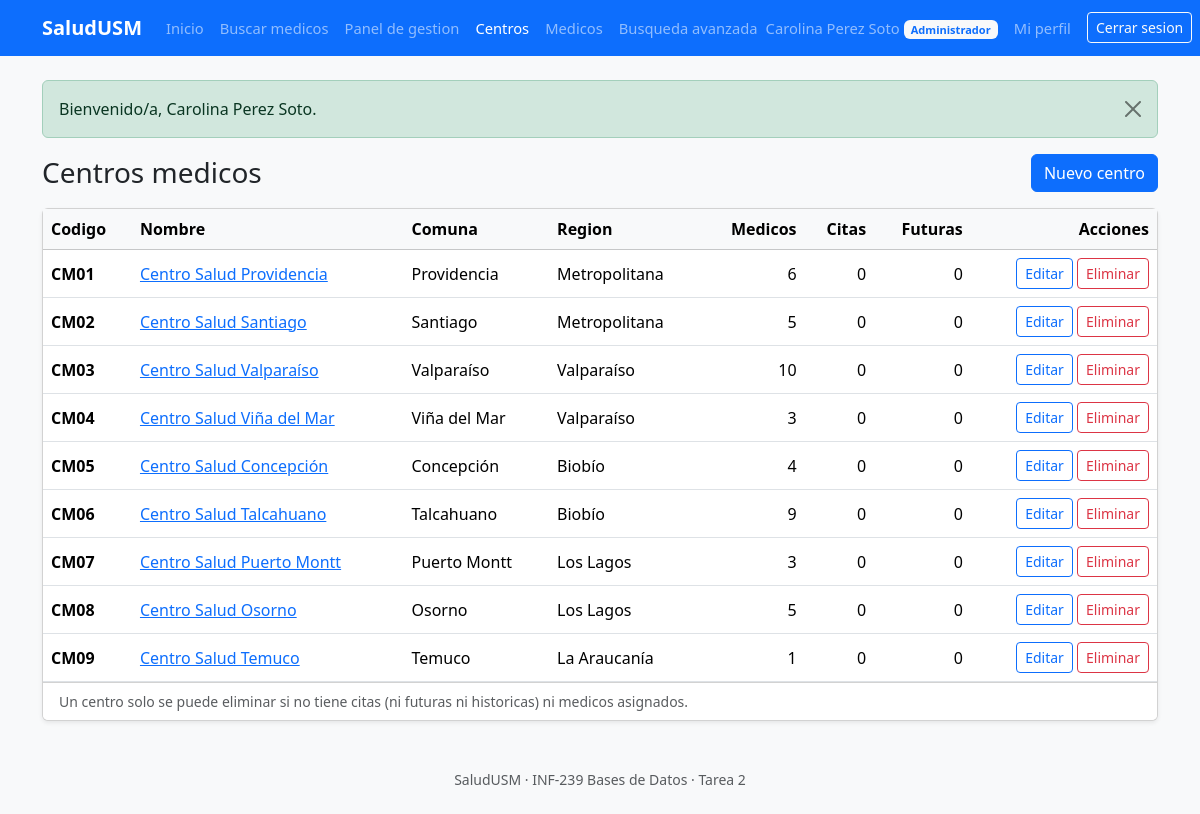
The page /PHP/admin/centros.php (signed in) on the database its author committed.
### tables this page shows
CREATE TABLE Centro (
    idCentro     INT          NOT NULL AUTO_INCREMENT,
    codigoCentro VARCHAR(10)  NOT NULL,
    nombreCentro VARCHAR(100) NOT NULL,
    idComuna     INT          NOT NULL,
    CONSTRAINT pk_centro        PRIMARY KEY (idCentro),
    CONSTRAINT uq_centro_codigo UNIQUE (codigoCentro),
    CONSTRAINT fk_centro_comuna FOREIGN KEY (idComuna) REFERENCES Comuna (idComuna)
        ON DELETE RESTRICT ON UPDATE CASCADE
);

CREATE TABLE Comuna (
    idComuna     INT         NOT NULL AUTO_INCREMENT,
    nombreComuna VARCHAR(60) NOT NULL,
    idRegion     INT         NOT NULL,
    CONSTRAINT pk_comuna        PRIMARY KEY (idComuna),
     
    CONSTRAINT uq_comuna_nombre UNIQUE (nombreComuna),
    CONSTRAINT fk_comuna_region FOREIGN KEY (idRegion) REFERENCES Region (idRegion)
        ON DELETE RESTRICT ON UPDATE CASCADE
);

CREATE TABLE Region (
    idRegion     INT         NOT NULL AUTO_INCREMENT,
    nombreRegion VARCHAR(60) NOT NULL,
    CONSTRAINT pk_region        PRIMARY KEY (idRegion),
    CONSTRAINT uq_region_nombre UNIQUE (nombreRegion)
);

### PHP/includes/helpers.php (called while the page is built, shortened)
<?php
function e(?string $texto): string
{
    return htmlspecialchars($texto ?? '', ENT_QUOTES | ENT_SUBSTITUTE, 'UTF-8');
}
function url(string $ruta = ''): string
{
    return base_url() . '/' . ltrim($ruta, '/');
}
function base_url(): string
{
    static $base = null;
    if ($base !== null) {
        return $base;
    }
    $raiz = str_replace('\\', '/', (string) realpath(APP_ROOT));
    $doc  = str_replace('\\', '/', (string) realpath($_SERVER['DOCUMENT_ROOT'] ?? ''));
    if ($doc !== '' && stripos($raiz, $doc) === 0) {
        $base = rtrim(substr($raiz, strlen($doc)), '/');
    } else {
        $base = '';
    }
    $base = implode('/', array_map('rawurlencode', explode('/', $base)));
    return $base;
}
function flash_obtener(): array
{
    $m = $_SESSION['flash'] ?? [];
    return $m;
}

### PHP/includes/auth.php (called while the page is built, shortened)
<?php
function usuario(): ?array
{
    return [
        'rut'    => $_SESSION['rut'],
        'nombre' => $_SESSION['nombre'],
        'roles'  => $_SESSION['roles'],
        'rol'    => $_SESSION['rol'],
    ];
}
function inicio_de(?string $rol): string
{
    return INICIO_POR_ROL[$rol] ?? 'auth/login.php';
}

### PHP/includes/bootstrap.php (called while the page is built, shortened)
<?php
function config(string $seccion): array
{
    return $GLOBALS['__config'][$seccion];
}
require APP_ROOT . '/includes/db.php';
require APP_ROOT . '/includes/helpers.php';
require APP_ROOT . '/includes/auth.php';
require APP_ROOT . '/includes/layout.php';

### PHP/includes/db.php (called while the page is built, shortened)
<?php
function db(): PDO
{
    static $pdo = null;
    if ($pdo !== null) {
        return $pdo;
    }
    $c = config('db');
    if ($c['socket'] !== '') {
        $dsn = "mysql:unix_socket={$c['socket']};dbname={$c['name']};charset=utf8mb4";
    } else {
        $dsn = "mysql:host={$c['host']};port={$c['port']};dbname={$c['name']};charset=utf8mb4";
    }
    try {
        $pdo = new PDO($dsn, $c['user'], $c['password'], [
            PDO::ATTR_ERRMODE            => PDO::ERRMODE_EXCEPTION,
            PDO::ATTR_DEFAULT_FETCH_MODE => PDO::FETCH_ASSOC,
            PDO::ATTR_EMULATE_PREPARES   => false,
        ]);
    } catch (PDOException $e) {
        error_log('SaludUSM - error de conexion: ' . $e->getMessage());
        throw new ErrorConexionBD('No fue posible conectar con la base de datos.');
    }
    $pdo->exec("SET time_zone = '" . (new DateTime())->format('P') . "'");
    return $pdo;
}
function q(string $sql, array $params = []): PDOStatement
{
    $st = db()->prepare($sql);
    $st->execute($params);
    return $st;
}

### PHP/admin/centros.php (the view, shortened to what this page needs)
<?php
require __DIR__ . '/../includes/bootstrap.php';
$centros = q('SELECT ce.idCentro, ce.codigoCentro, ce.nombreCentro, co.nombreComuna, re.nombreRegion,
                     (SELECT COUNT(*) FROM Medico_Centro mc WHERE mc.idCentro = ce.idCentro) AS medicos,
                     (SELECT COUNT(*) FROM Cita c WHERE c.idCentro = ce.idCentro) AS citas,
                     (SELECT COUNT(*) FROM Cita c WHERE c.idCentro = ce.idCentro AND ' . SQL_CITA_FUTURA . ') AS futuras
                FROM Centro ce
                JOIN Comuna co ON co.idComuna = ce.idComuna
                JOIN Region re ON re.idRegion = co.idRegion
               ORDER BY ce.codigoCentro')->fetchAll();
encabezado('Centros medicos');
?>
<div class="d-flex flex-wrap justify-content-between align-items-center gap-2 mb-3">
    <h1 class="h3 mb-0">Centros medicos</h1>
    <a class="btn btn-primary" href="<?= e(url('admin/centro_form.php')) ?>">Nuevo centro</a>
</div>
<div class="card shadow-sm">
    <div class="table-responsive">
        <table class="table table-hover align-middle mb-0" id="centros">
            <thead class="table-light">
                <tr><th>Codigo</th><th>Nombre</th><th>Comuna</th><th>Region</th><th class="text-end">Medicos</th><th class="text-end">Citas</th><th class="text-end">Futuras</th><th class="text-end">Acciones</th></tr>
            </thead>
            <tbody>
            <?php foreach ($centros as $c): ?>
                <tr data-centro="<?= (int) $c['idCentro'] ?>">
                    <td class="fw-semibold"><?= e($c['codigoCentro']) ?></td>
                    <td><a href="<?= e(url('admin/centro.php?id=' . (int) $c['idCentro'])) ?>"><?= e($c['nombreCentro']) ?></a></td>
                    <td><?= e($c['nombreComuna']) ?></td>
                    <td><?= e($c['nombreRegion']) ?></td>
                    <td class="text-end"><?= (int) $c['medicos'] ?></td>
                    <td class="text-end"><?= (int) $c['citas'] ?></td>
                    <td class="text-end"><?= (int) $c['futuras'] ?></td>
                    <td class="text-end text-nowrap">
                        <a class="btn btn-sm btn-outline-primary" href="<?= e(url('admin/centro_form.php?id=' . (int) $c['idCentro'])) ?>">Editar</a>
                        <a class="btn btn-sm btn-outline-danger" href="<?= e(url('admin/centro_eliminar.php?id=' . (int) $c['idCentro'])) ?>">Eliminar</a>
                    </td>
                </tr>
            <?php endforeach; ?>
            </tbody>
        </table>
    </div>
    <div class="card-footer bg-white small text-muted">
        Un centro solo se puede eliminar si no tiene citas (ni futuras ni historicas) ni medicos asignados.
    </div>
</div>
<?php pie();

### PHP/includes/layout.php (shortened to what this page needs)
<?php
function encabezado(string $titulo, ?string $seccion = null): void
{
    $u = usuario();
    $rol = $u['rol'] ?? null;
    $actual = $seccion ?? ltrim(substr(strtok($_SERVER['REQUEST_URI'] ?? '', '?'), strlen(base_url())), '/');
    $app = config('app')['nombre'];
    ?>
<!doctype html>
<html lang="es">
<head>
    <link href="<?= e(url('assets/css/bootstrap.min.css')) ?>" rel="stylesheet">
    <link href="<?= e(url('assets/css/app.css')) ?>" rel="stylesheet">
</head>
<body class="bg-light">
<nav class="navbar navbar-expand-xl navbar-dark bg-primary mb-4">
    <div class="container">
        <a class="navbar-brand fw-semibold" href="<?= e(url($u && $rol ? inicio_de($rol) : 'auth/login.php')) ?>"><?= e($app) ?></a>
        <?php if ($u && $rol): ?>
        <div class="collapse navbar-collapse" id="menu">
            <ul class="navbar-nav me-auto">
                <?php foreach (MENU_POR_ROL[$rol] as [$texto, $ruta]): ?>
                    <?php if ($ruta === null): ?>
                        <li class="nav-item"><span class="nav-link disabled" title="Disponible proximamente"><?= e($texto) ?></span></li>
                    <?php else: ?>
                        <li class="nav-item"><a class="nav-link<?= $actual === $ruta ? ' active' : '' ?>" href="<?= e(url($ruta)) ?>"><?= e($texto) ?></a></li>
                    <?php endif; ?>
                <?php endforeach; ?>
            </ul>
            <ul class="navbar-nav align-items-xl-center">
                <li class="nav-item"><span class="navbar-text me-2"><?= e($u['nombre']) ?> <span class="badge bg-light text-primary"><?= e(ROLES[$rol]) ?></span></span></li>
                <li class="nav-item"><a class="nav-link<?= $actual === 'perfil/index.php' ? ' active' : '' ?>" href="<?= e(url('perfil/index.php')) ?>">Mi perfil</a></li>
                <li class="nav-item">
                    <form method="post" action="<?= e(url('auth/logout.php')) ?>" class="d-inline">
                        <button type="submit" class="btn btn-sm btn-outline-light ms-xl-2 text-nowrap">Cerrar sesion</button>
                    </form>
                </li>
            </ul>
        </div>
        <?php endif; ?>
    </div>
</nav>
<main class="container pb-5">
    <?php foreach (flash_obtener() as $f): ?>
        <div class="alert alert-<?= e($f['tipo']) ?> alert-dismissible fade show" role="alert">
            <?= e($f['mensaje']) ?>
            <button type="button" class="btn-close" data-bs-dismiss="alert" aria-label="Cerrar"></button>
        </div>
    <?php endforeach; ?>
    <?php
}
function pie(): void
{
    ?>
</main>
<footer class="text-center text-muted small pb-4">
    SaludUSM &middot; INF-239 Bases de Datos &middot; Tarea 2
</footer>
</body>
</html>
    <?php
}
    ?>

### PHP/assets/css/app.css (style rules this page uses)
body { min-height: 100vh; display: flex; flex-direction: column; }
main { flex: 1 0 auto; }
.navbar .nav-link, .navbar .navbar-text { white-space: nowrap; font-size: .92rem; }

### rows shown on the page
centro: codigoCentro "CM01", nombreCentro "Centro Salud Providencia", idComuna.nombreComuna "Providencia", region.nombreRegion "Metropolitana", medicos "6", citas "0", futuras "0"
centro: codigoCentro "CM02", nombreCentro "Centro Salud Santiago", idComuna.nombreComuna "Santiago", region.nombreRegion "Metropolitana", medicos "5", citas "0", futuras "0"
centro: codigoCentro "CM03", nombreCentro "Centro Salud Valparaíso", idComuna.nombreComuna "Valparaíso", region.nombreRegion "Valparaíso", medicos "10", citas "0", futuras "0"
centro: codigoCentro "CM04", nombreCentro "Centro Salud Viña del Mar", idComuna.nombreComuna "Viña del Mar", region.nombreRegion "Valparaíso", medicos "3", citas "0", futuras "0"
centro: codigoCentro "CM05", nombreCentro "Centro Salud Concepción", idComuna.nombreComuna "Concepción", region.nombreRegion "Biobío", medicos "4", citas "0", futuras "0"
centro: codigoCentro "CM06", nombreCentro "Centro Salud Talcahuano", idComuna.nombreComuna "Talcahuano", region.nombreRegion "Biobío", medicos "9", citas "0", futuras "0"
centro: codigoCentro "CM07", nombreCentro "Centro Salud Puerto Montt", idComuna.nombreComuna "Puerto Montt", region.nombreRegion "Los Lagos", medicos "3", citas "0", futuras "0"
centro: codigoCentro "CM08", nombreCentro "Centro Salud Osorno", idComuna.nombreComuna "Osorno", region.nombreRegion "Los Lagos", medicos "5", citas "0", futuras "0"
centro: codigoCentro "CM09", nombreCentro "Centro Salud Temuco", idComuna.nombreComuna "Temuco", region.nombreRegion "La Araucanía", medicos "1", citas "0", futuras "0"

### other values the page prints
$app "SaludUSM"
$texto "Inicio"
$texto "Buscar medicos"
$texto "Panel de gestion"
$texto "Centros"
$texto "Medicos"
$texto "Busqueda avanzada"
$u['nombre'] "Carolina Perez Soto"
ROLES[$rol] "Administrador"
$f['mensaje'] "Bienvenido/a, Carolina Perez Soto."
